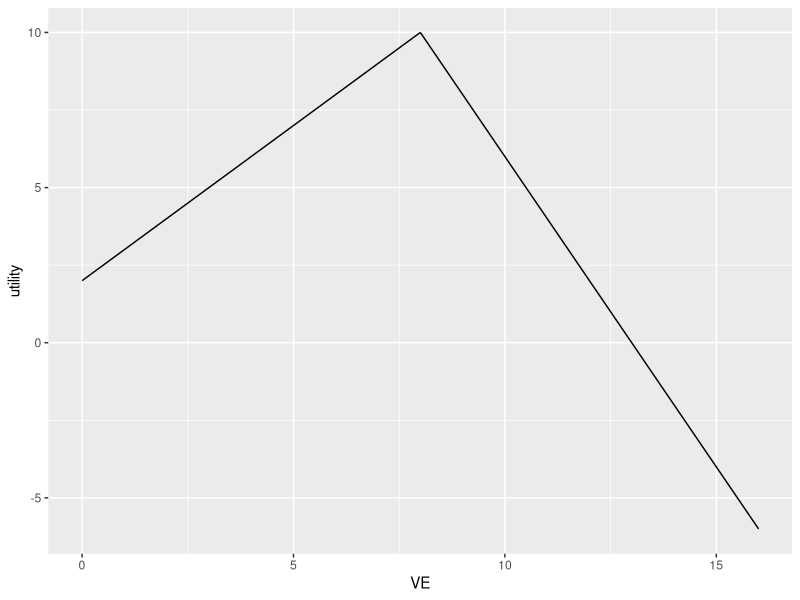

Here is the R script that generated this plot:
require(ggplot2)

fun.1 <- function(x) 10+2*(8 - x)
fun.2 <- function(x) 10-1*(8 - x)

p <- ggplot(data = data.frame(x = 0), mapping = aes(x = x))

# octet
p + stat_function(fun = fun.1, xlim = c(8,16))  + stat_function(fun = fun.2, xlim = c(0,8)) + xlim(0,16) +
  ylab("utility") +
  xlab("VE")

# charge




